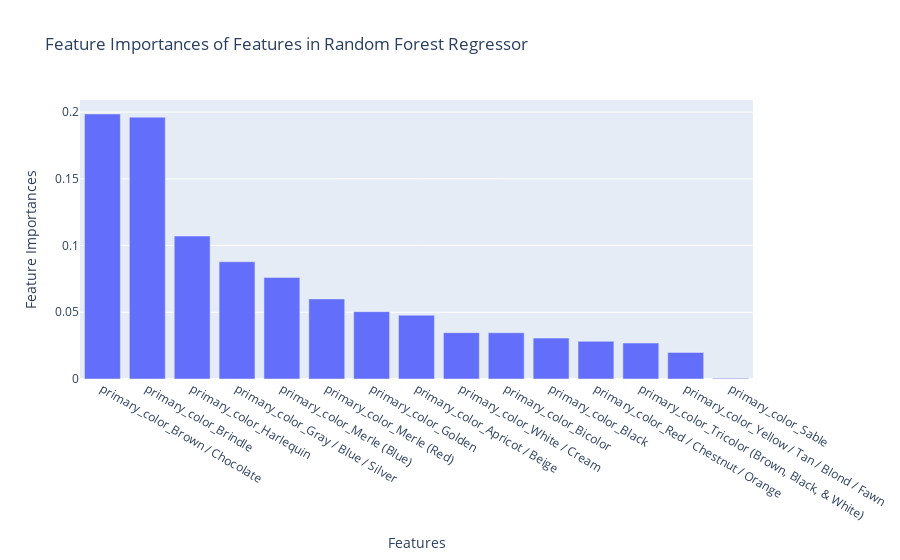

Here is the notebook cell this chart was saved with:
### Code cell
px.bar(x=x_feat_list_colors, y=feature_importances, title='Feature Importances of Features in Random Forest Regressor', labels={'x': 'Features', 'y':'Feature Importances'}).update_xaxes(categoryorder='total descending')

### Figure 1 — Plotly figure (JSON) as saved in the notebook; plotly's stock layout.template omitted (floating-point values rounded to 4 significant figures)
{"data": [{"alignmentgroup": "True", "hovertemplate": "Features=%{x}<br>Feature Importances=%{y}<extra></extra>", "legendgroup": "", "marker": {"color": "#636efa", "pattern": {"shape": ""}}, "name": "", "offsetgroup": "", "orientation": "v", "showlegend": false, "textposition": "auto", "type": "bar", "x": ["primary_color_Apricot / Beige", "primary_color_Bicolor", "primary_color_Black", "primary_color_Brindle", "primary_color_Brown / Chocolate", "primary_color_Golden", "primary_color_Gray / Blue / Silver", "primary_color_Harlequin", "primary_color_Merle (Blue)", "primary_color_Merle (Red)", "primary_color_Red / Chestnut / Orange", "primary_color_Sable", "primary_color_Tricolor (Brown, Black, & White)", "primary_color_White / Cream", "primary_color_Yellow / Tan / Blond / Fawn"], "xaxis": "x", "y": [0.04781, 0.03463, 0.03064, 0.1962, 0.1987, 0.05047, 0.08787, 0.1072, 0.07609, 0.06001, 0.02824, 0.0005713, 0.02694, 0.03475, 0.01991], "yaxis": "y"}], "layout": {"barmode": "relative", "legend": {"tracegroupgap": 0}, "title": {"text": "Feature Importances of Features in Random Forest Regressor"}, "xaxis": {"anchor": "y", "categoryorder": "total descending", "domain": [0, 1], "title": {"text": "Features"}}, "yaxis": {"anchor": "x", "domain": [0, 1], "title": {"text": "Feature Importances"}}}}
